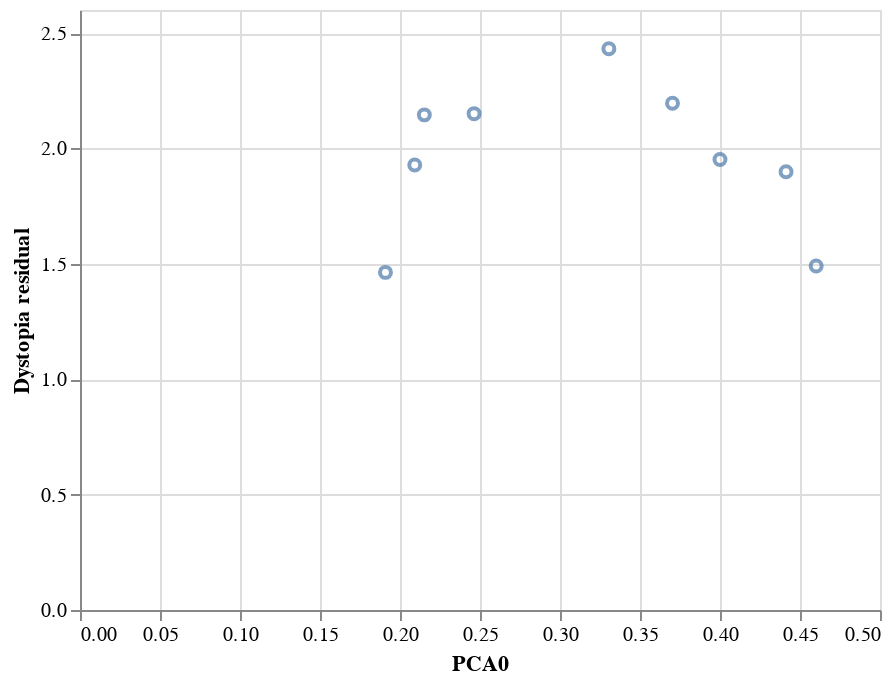

Notebook code for this chart:
### Code cell
urbanization_residual_value.get_pca_chart(1)

### Figure 1 — Vega-Lite specification as saved in the notebook (floating-point values rounded to 4 significant figures)
{"config": {"view": {"continuousWidth": 400, "continuousHeight": 300}}, "data": {"name": "data-8ba176f9bfb02a8121c0704a316e179d"}, "mark": "point", "encoding": {"x": {"field": "PCA0", "type": "quantitative"}, "y": {"field": "Dystopia residual", "type": "quantitative"}}, "$schema": "https://vega.github.io/schema/vega-lite/v4.17.0.json", "datasets": {"data-8ba176f9bfb02a8121c0704a316e179d": [{"PCA0": 0.4, "Dystopia residual": 1.952}, {"PCA0": 0.2152, "Dystopia residual": 2.146}, {"PCA0": 0.2463, "Dystopia residual": 2.151}, {"PCA0": 0.3703, "Dystopia residual": 2.196}, {"PCA0": 0.4413, "Dystopia residual": 1.899}, {"PCA0": 0.2092, "Dystopia residual": 1.928}, {"PCA0": 0.4601, "Dystopia residual": 1.49}, {"PCA0": 0.1909, "Dystopia residual": 1.463}, {"PCA0": 0.3305, "Dystopia residual": 2.432}]}}
